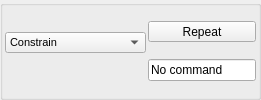
        <widget class="QGroupBox" name="groupBox_2">
         <property name="sizePolicy">
          <sizepolicy hsizetype="Preferred" vsizetype="Fixed">
           <horstretch>0</horstretch>
           <verstretch>0</verstretch>
          </sizepolicy>
         </property>
         <property name="title">
          <string/>
         </property>
         <layout class="QHBoxLayout" name="horizontalLayout_6">
          <property name="spacing">
           <number>2</number>
          </property>
          <property name="leftMargin">
           <number>2</number>
          </property>
          <property name="topMargin">
           <number>0</number>
          </property>
          <property name="rightMargin">
           <number>2</number>
          </property>
          <property name="bottomMargin">
           <number>0</number>
          </property>
          <item>
           <layout class="QHBoxLayout" name="horizontalLayout_4">
            <property name="spacing">
             <number>2</number>
            </property>
            <property name="sizeConstraint">
             <enum>QLayout::SetDefaultConstraint</enum>
            </property>
            <item>
             <layout class="QVBoxLayout" name="verticalLayout_9">
              <item>
               <widget class="QComboBox" name="ConstrainCombo">
                <property name="sizePolicy">
                 <sizepolicy hsizetype="Expanding" vsizetype="Fixed">
                  <horstretch>0</horstretch>
                  <verstretch>0</verstretch>
                 </sizepolicy>
                </property>
                <property name="minimumSize">
                 <size>
                  <width>0</width>
                  <height>21</height>
                 </size>
                </property>
                <property name="maximumSize">
                 <size>
                  <width>16777215</width>
                  <height>21</height>
                 </size>
                </property>
                <property name="font">
                 <font>
                  <pointsize>8</pointsize>
                  <weight>50</weight>
                  <bold>false</bold>
                 </font>
                </property>
                <property name="maxVisibleItems">
                 <number>15</number>
                </property>
                <property name="minimumContentsLength">
                 <number>15</number>
                </property>
                <property name="+cc" stdset="0">
                 <string>&quot;tksi.constrainCommand()&quot;</string>
                </property>
                <item>
                 <property name="text">
                  <string>Constrain</string>
                 </property>
                </item>
                <item>
                 <property name="text">
                  <string>---------------------</string>
                 </property>
                </item>
                <item>
                 <property name="text">
                  <string>Position</string>
                 </property>
                </item>
                <item>
                 <property name="text">
                  <string>Orientation</string>
                 </property>
                </item>
                <item>
                 <property name="text">
                  <string>Direction</string>
                 </property>
                </item>
                <item>
                 <property name="text">
                  <string>---------------------</string>
                 </property>
                </item>
                <item>
                 <property name="text">
                  <string>Pose (parent)</string>
                 </property>
                </item>
                <item>
                 <property name="text">
                  <string>Scaling</string>
                 </property>
                </item>
                <item>
                 <property name="text">
                  <string>Pin Object into Position</string>
                 </property>
                </item>
                <item>
                 <property name="text">
                  <string>Unpin all</string>
                 </property>
                </item>
                <item>
                 <property name="text">
                  <string>---------------------</string>
                 </property>
                </item>
                <item>
                 <property name="text">
                  <string>Path (percent)</string>
                 </property>
                </item>
                <item>
                 <property name="text">
                  <string>Curve (param)</string>
                 </property>
                </item>
                <item>
                 <property name="text">
                  <string>Surface (point on poly)</string>
                 </property>
                </item>
                <item>
                 <property name="text">
                  <string>Follicle</string>
                 </property>
                </item>
                <item>
                 <property name="text">
                  <string>---------------------</string>
                 </property>
                </item>
                <item>
                 <property name="text">
                  <string>Remove all constraints</string>
                 </property>
                </item>
                <item>
                 <property name="text">
                  <string>---------------------</string>
                 </property>
                </item>
                <item>
                 <property name="text">
                  <string>Select constrained</string>
                 </property>
                </item>
                <item>
                 <property name="text">
                  <string>Select constraining</string>
                 </property>
                </item>
               </widget>
              </item>
              <item>
               <spacer name="verticalSpacer_2">
                <property name="orientation">
                 <enum>Qt::Vertical</enum>
                </property>
                <property name="sizeType">
                 <enum>QSizePolicy::Fixed</enum>
                </property>
                <property name="sizeHint" stdset="0">
                 <size>
                  <width>20</width>
                  <height>17</height>
                 </size>
                </property>
               </spacer>
              </item>
             </layout>
            </item>
            <item>
             <layout class="QVBoxLayout" name="verticalLayout_4">
              <property name="spacing">
               <number>2</number>
              </property>
              <item>
               <widget class="QPushButton" name="repeatConsBT">
                <property name="minimumSize">
                 <size>
                  <width>0</width>
                  <height>21</height>
                 </size>
                </property>
                <property name="maximumSize">
                 <size>
                  <width>16777215</width>
                  <height>21</height>
                 </size>
                </property>
                <property name="text">
                 <string>Repeat</string>
                </property>
                <property name="+c" stdset="0">
                 <string>&quot;tksi.repeatConstrainClick()&quot;</string>
                </property>
               </widget>
              </item>
              <item>
               <widget class="QLineEdit" name="repeatConsLE">
                <property name="text">
                 <string>No command</string>
                </property>
                <property name="readOnly">
                 <bool>true</bool>
                </property>
               </widget>
              </item>
             </layout>
            </item>
           </layout>
          </item>
         </layout>
        </widget>
